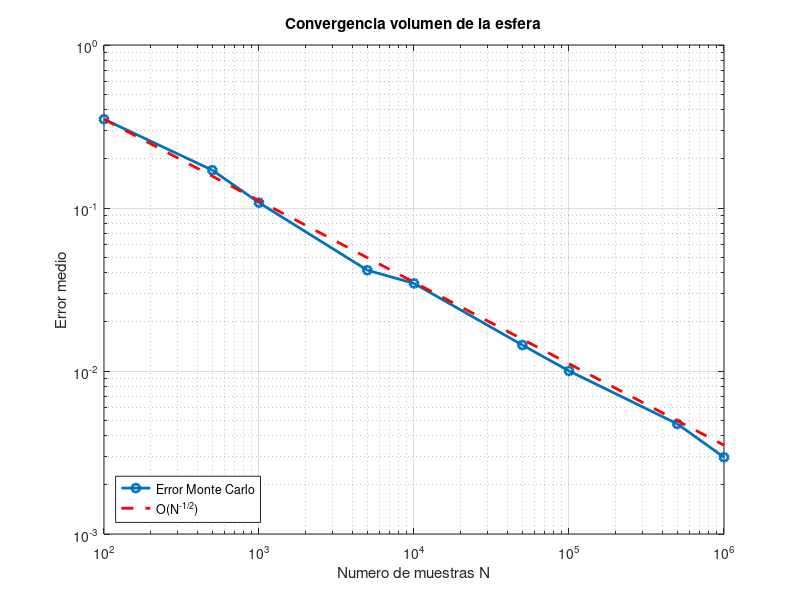

This chart was generated by the following MATLAB code:
clear
clc

rand('seed',12345);

% Volumen exacto de la esfera unidad
I_exacto = 4*pi/3;

% Valores de N a estudiar
Nvals = [100 500 1000 5000 10000 50000 100000 500000 1000000];

% Numero de repeticiones para cada N
M = 100;

errores = zeros(size(Nvals));

for k = 1:length(Nvals)

    N = Nvals(k);
    error_medio = 0;

    for j = 1:M

        % Puntos aleatorios en [-1,1]^3
        x = -1 + 2*rand(N,1);
        y = -1 + 2*rand(N,1);
        z = -1 + 2*rand(N,1);

        % Indicador de pertenencia a la esfera
        dentro = (x.^2 + y.^2 + z.^2 <= 1);

        % Estimacion Monte Carlo
        Ihat = 8*mean(dentro);

        % Acumulamos error absoluto
        error_medio = error_medio + abs(I_exacto - Ihat);

    end

    errores(k) = error_medio/M;

end

% Curva teorica O(N^{-1/2})
teorica = errores(1)*sqrt(Nvals(1))./sqrt(Nvals);

figure
loglog(Nvals,errores,'o-','LineWidth',2)
hold on
loglog(Nvals,teorica,'r--','LineWidth',2)

grid on
xlabel('Numero de muestras N')
ylabel('Error medio')
legend('Error Monte Carlo','O(N^{-1/2})','Location','southwest')
title('Convergencia volumen de la esfera')
